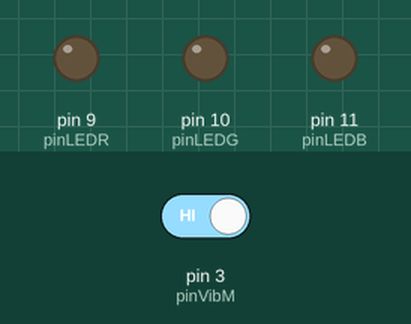
The sketch below on a simulated Arduino Uno, built with avr-gcc and run on an emulated ATmega328P. Parts: output pins drawn as LEDs (lit = HIGH). The inputs (shaded band) are chosen by the test bench; at power-on: pin 3 (pinVibM) HIGH.

Above: at 1.2 s.
1.3 s: pin 3 (pinVibM) driven LOW
Timing chart, 0 to 4.3 s (numbered marks = the images above; inputs shaded):
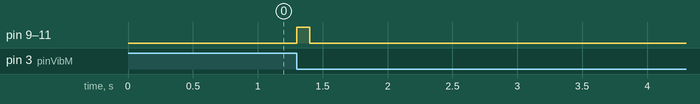

The sketch:

___10___-1.ino
```cpp
const int pinVibM = 3;
const int pinLEDR = 9;
const int pinLEDG = 10;
const int pinLEDB = 11;
byte count = 0;

void setup() {
  pinMode(pinVibM, INPUT);
  Serial.begin(9600);
    pinMode(pinLEDR, OUTPUT);
    pinMode(pinLEDG, OUTPUT);
     pinMode(pinLEDB, OUTPUT);
  attachInterrupt(1, countVib, FALLING);
  }
void loop() {
  if (count != 0) {
    count = 0;
     digitalWrite(pinLEDR, HIGH);
     digitalWrite(pinLEDG, HIGH);
     digitalWrite(pinLEDB, HIGH);
     delay(100);
  }
    else {
   digitalWrite(pinLEDR, LOW);
   digitalWrite(pinLEDG, LOW);
   digitalWrite(pinLEDB, LOW);
    }
    }
void countVib() {
  count++;
}
```

Measured:
- after the input at 1.3 s, pin 9 (pinLEDR), pin 10 (pinLEDG), pin 11 (pinLEDB): LOW → HIGH at once, → LOW 0.10 s later
